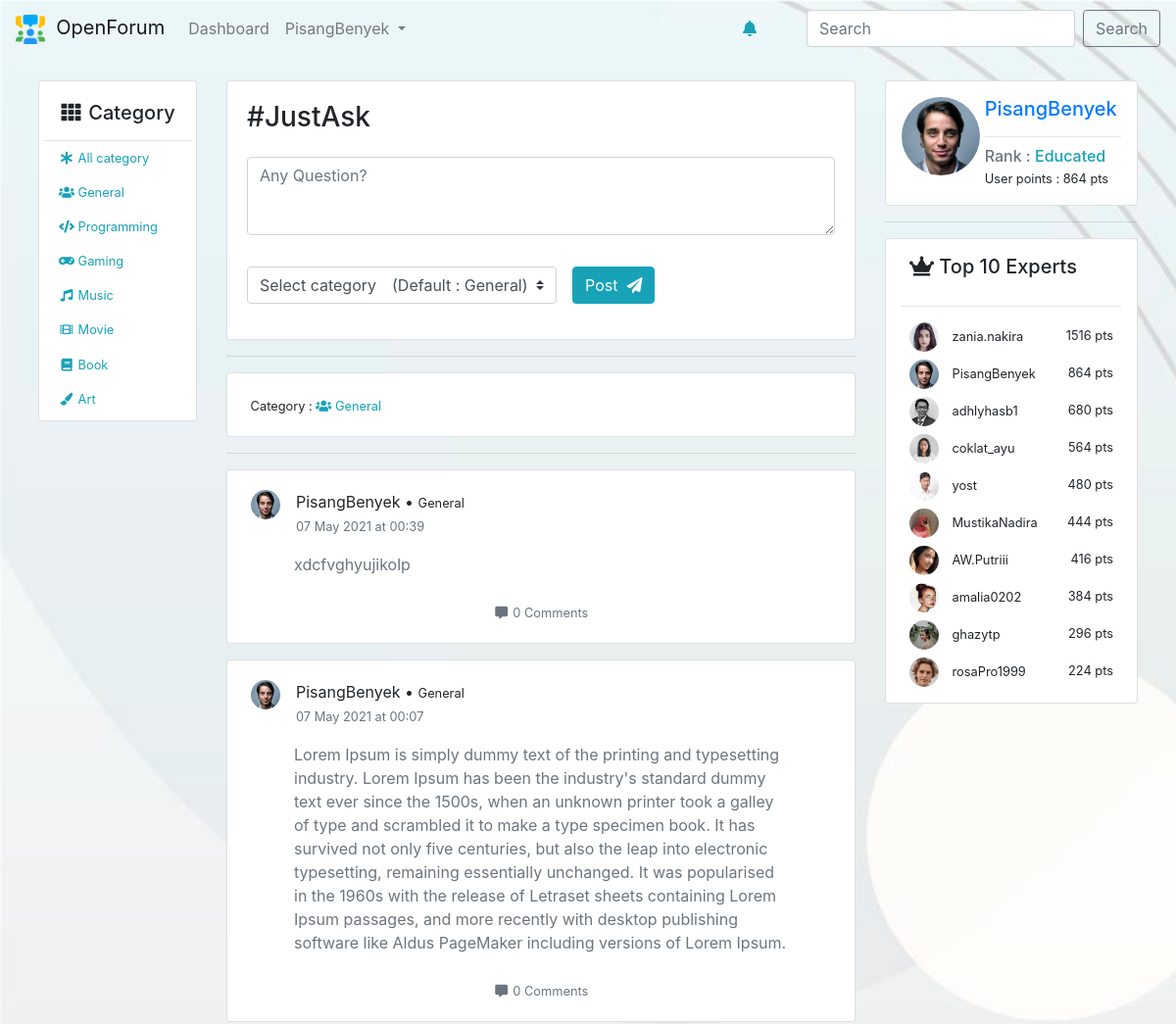
Before: /dashboard/index/General (signed in, upper part) with the older database file.
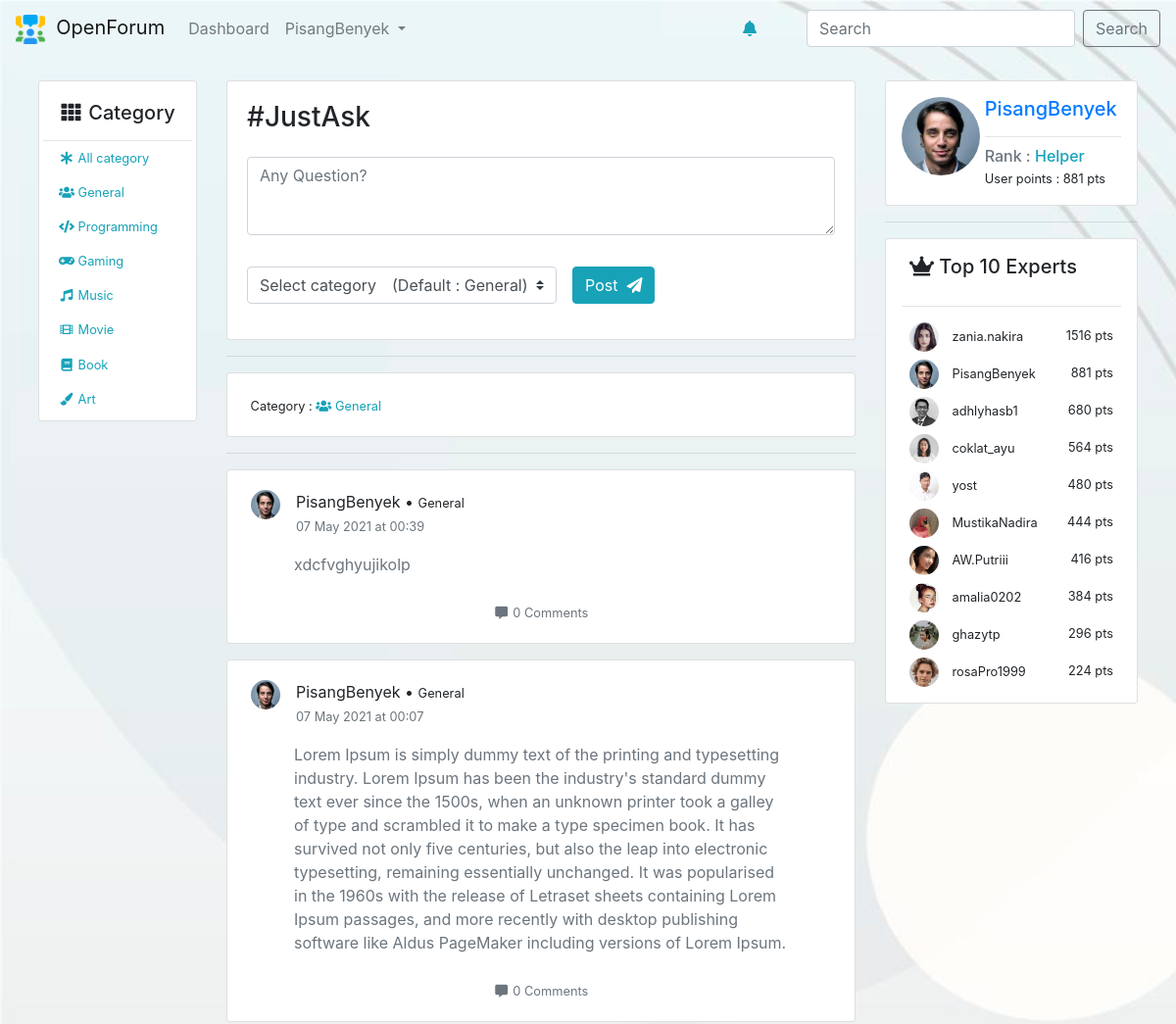
After: the same page with the newer database file.
### tables this page shows
CREATE TABLE `users` (
  `id` int(11) NOT NULL,
  `fullname` varchar(100) NOT NULL,
  `username` varchar(100) NOT NULL,
  `email` varchar(100) NOT NULL,
  `password` varchar(255) NOT NULL,
  `photo` varchar(100) NOT NULL DEFAULT 'user.png',
  `register_date` datetime NOT NULL DEFAULT current_timestamp(),
  `rank` enum('Newbie','Helper','Ambitious','Educated','Expert','Professional','Genius','Brilliant') NOT NULL DEFAULT 'Newbie',
  `points` int(11) NOT NULL DEFAULT 0
);

### app/core/Controller.php (called while the page is built, shortened)
<?php
class Controller{
	public function view($view, $data = [])
	{
		require_once '../app/views/' . $view . '.php' ;
	}
	public function model($model)
	{
		return new $model;
	}
}

### app/controllers/Dashboard.php (called while the page is built, shortened)
<?php
class Dashboard extends Controller {
	public function index($category = 'All',$rows = 10)
	{
		$data['rows']=$rows;
		$data['user'] = $this->model('User_model')->getUserData($_SESSION['UserLoggedIn']);
		$data['top10'] = $this->model('User_model')->getTop();
		$data['count'] = count($data['top10']);
		if ($category == 'All') {
			$data['categoryshow']="All Category";
		}else{
			$data['categoryshow']=$category;
		}
		if ($category == 'All') {
			$data['category']="All";
		}else{
			$data['category']=$category;
		}
		$categoryLogo = $this->model('Post_model')->getCategoryLogo($category);
		$data['logo'] = $categoryLogo;
		if ($category == 'All') {
			$data['post'] = $this->model('Post_model')->getAllPost($data['rows']);
			$postCount = $this->model('Post_model')->countAllPost($data['rows']);
			for ($i=0; $i < $postCount ; $i++) {
				$userData = $this->model('User_model')->getUserById($data['post'][$i]['owner']);
				$timeConvert = $this->model('Post_model')->convertTime($data['post'][$i]['time_posted']);
				$commentCount = $this->model('Comment_model')->commentCount($data['post'][$i]['id']);
				$data['post'][$i]['date'] = $timeConvert['date'];
				$data['post'][$i]['hour'] = $timeConvert['hour'];
				$data['post'][$i]['ppowner'] = $userData[0]['photo'];
				$data['post'][$i]['ownername'] = $userData[0]['username'];
				$data['post'][$i]['comments'] = $commentCount;
			}
		}else{
			$data['post'] = $this->model('Post_model')->getPostByCategory($category,$rows);
			$postCount = $this->model('Post_model')->countPostByCategory($category,$rows);
			for ($i=0; $i < $postCount ; $i++) {
				$userData = $this->model('User_model')->getUserById($data['post'][$i]['owner']);
				$timeConvert = $this->model('Post_model')->convertTime($data['post'][$i]['time_posted']);
				$commentCount = $this->model('Comment_model')->commentCount($data['post'][$i]['id']);
				$data['post'][$i]['comments'] = $commentCount;
				$data['post'][$i]['date'] = $timeConvert['date'];
				$data['post'][$i]['hour'] = $timeConvert['hour'];
				$data['post'][$i]['ppowner'] = $userData[0]['photo'];
				$data['post'][$i]['ownername'] = $userData[0]['username'];
			}
		}
		$data['ntf'] = $this->model('Notification_model')->notificationLoader($data['user']['id']);
		$data['ntfCount'] = $this->model('Notification_model')->notificationCount($data['user']['id']);
		$data['title'] = "Dashboard";
		$this->view('template/right-panel',$data);
	}
}

### app/core/App.php (called while the page is built, shortened)
<?php
class App{
	protected $controller = 'home';
	protected $method = 'index';
	protected $params = [];
	public function __construct()
	{
		$url = $this -> parseURL();
		if (file_exists('../app/controllers/' . $url[0] . '.php')) {
			$this->controller = $url[0];
			unset($url[0]);
		}
		$this->controller = new $this->controller;
		if (isset($url[1])) {
			if (method_exists($this -> controller, $url[1])) {
				$this->method = $url[1];
				unset($url[1]);
			}
		}
		if (!empty($url)) {
			$this->params = array_values($url);
		}
		call_user_func_array([$this->controller, $this->method], $this->params);
	}
	public function parseURL()
	{
		if (isset($_GET['url'])) {
			$url = rtrim($_GET['url'],'/');
			$url = filter_var($url, FILTER_SANITIZE_URL);
			$url = explode('/', $url);
			return $url;
		}else{
			$url = [$this->controller];
			return $url;
		}
	}
}

### public/index.php (called while the page is built, shortened)
<?php
$app = new App;

### app/core/Database.php (called while the page is built, shortened)
<?php
class Database {
    private $host = DB_HOST;
    private $user = DB_USER;
    private $pass = DB_PASS;
    private $db_name = DB_NAME;
    private $dbh;
    private $stmt;
    public function __construct()
    {
        $dsn = 'mysql:host=' . $this->host . ';dbname=' . $this->db_name;
        $option = [
            PDO::ATTR_PERSISTENT => true,
            PDO::ATTR_ERRMODE => PDO::ERRMODE_EXCEPTION
        ];
        try {
            $this->dbh = new PDO($dsn, $this->user, $this->pass, $option);
        } catch(PDOException $e) {
            die($e->getMessage());
        }
    }
    public function query($query)
    {
        $this->stmt = $this->dbh->prepare($query);
    }
    public function bind($param, $value, $type = null)
    {
        if( is_null($type) ) {
            switch( true ) {
                default :
                    $type = PDO::PARAM_STR;
            }
        }
        $this->stmt->bindValue($param, $value, $type);
    }
    public function execute()
    {
        $this->stmt->execute();
    }
    public function resultSet()
    {
        $this->execute();
        return $this->stmt->fetchAll(PDO::FETCH_ASSOC);
    }
    public function rowCount()
    {
        return $this->stmt->rowCount();
    }
}

### app/models/User_model.php (called while the page is built, shortened)
<?php
class User_model {
    private $db;
    public function __construct()
    {
        $this->db = new Database;
    }
    public function getUserData($data)
    {
        $username = $_SESSION['UserLoggedIn'];
        $this->db->query('SELECT * FROM users WHERE username=:username');
        $this->db->bind('username',$username);
        return $this->db->single();
    }
    public function getTop()
    {
        $this->db->query('SELECT * FROM users ORDER BY points DESC LIMIT 10 ');
        return $this->db->resultSet();
    }
    public function getUserById($id)
    {
        $this->db->query('SELECT * FROM users WHERE id=:id');
        $this->db->bind('id',$id);
        return $this->db->resultSet();
    }
}

### app/models/Post_model.php (called while the page is built, shortened)
<?php
class Post_model
{
	public function __construct()
	{
        $this->db = new Database;
	}
	public function getCategoryLogo($data)
	{
		switch ($data) {
			default:
				return 'fas fa-users';
				break;
		}
	}
	public function getPostByCategory($category,$rows)
	{
		$this->db->query('SELECT * FROM posts WHERE category=:category ORDER BY id DESC LIMIT '.$rows);
		$this->db->bind('category',$category);
		$result = $this->db->resultSet();
		return $result;
	}
	public function countPostByCategory($category,$rows)
	{
		$this->db->query('SELECT * FROM posts WHERE category=:category LIMIT '.$rows);
		$this->db->bind('category',$category);
		$this->db->execute();
		$total  = $this->db->rowCount();
		return $total;
	}
	public function convertTime($datetime)
	{
			$chattime = $datetime;
            $stringtime = strtotime($chattime);
            $hour = date('H:i', $stringtime);
            $today = new DateTime();
            $today->setTime( 0, 0, 0 );
            $match_date = DateTime::createFromFormat( "Y-m-d H:i:s", $chattime );
            $match_date->setTime( 0, 0, 0 );
            $diff = $today->diff( $match_date );
            $diffDays = (integer)$diff->format( "%R%a" );
            switch( $diffDays ) {
                default:
                    $theDate =  date('d M Y', $stringtime);
            }
            $time['date']=$theDate;
            $time['hour']=$hour;
            return $time;
	}
}

### app/models/Comment_model.php (called while the page is built, shortened)
<?php
class Comment_model
{
	public function __construct()
	{
        $this->db = new Database;
	}
	public function commentCount($postId)
	{
		$this->db->query('SELECT * FROM comments WHERE post_id =:postId');
		$this->db->bind('postId' , $postId);
		$this->db->execute();
		return $this->db->rowCount();
	}
}

### app/views/template/right-panel.php (shortened to what the changed rows need)
	<div class="col-md-3">
		<div class="card p-3">
			<div class="row">
				<div class="col-md-4">
					<img class="rounded-circle" src="<?= ROOTURL ?>/public/assets/img/profile-img/<?=$data['user']['photo']?>" width="80px" height="80px">
				</div>
				<div class="col-md-8">
					<h5 class="text-primary"><?= $_SESSION['UserLoggedIn']?></h5><hr>
					<h6 class="card-subtitle text-muted">Rank : <span class="text-info"><?=$data['user']['rank']?></span></h6>
					<small>User points : <?=$data['user']['points']?> pts</small>
				</div>
			</div>
		</div>
		<div class="card px-3 py-2">
			<?php for ($i=0; $i < $data['count'] ; $i++) { ?>
				<div class="d-flex justify-content-between mx-2 mb-2">
					<div>
						<img class="rounded-circle" src="<?= ROOTURL ?>/public/assets/img/profile-img/<?=$data['top10'][$i]['photo']?>" width="30px" height="30px">
						&nbsp; <small><?=$data['top10'][$i]['username']?></small>
					</div>
					<div>
						<small><?=$data['top10'][$i]['points']?> pts</small>
					</div>
				</div>
			<?php } ?>
		</div>
	</div>
</div>

Changed rows visible on the page:
removed users: photo (picture), rank "Educated", points "864", username "PisangBenyek"
added users: photo (picture), rank "Helper", points "881", username "PisangBenyek"
